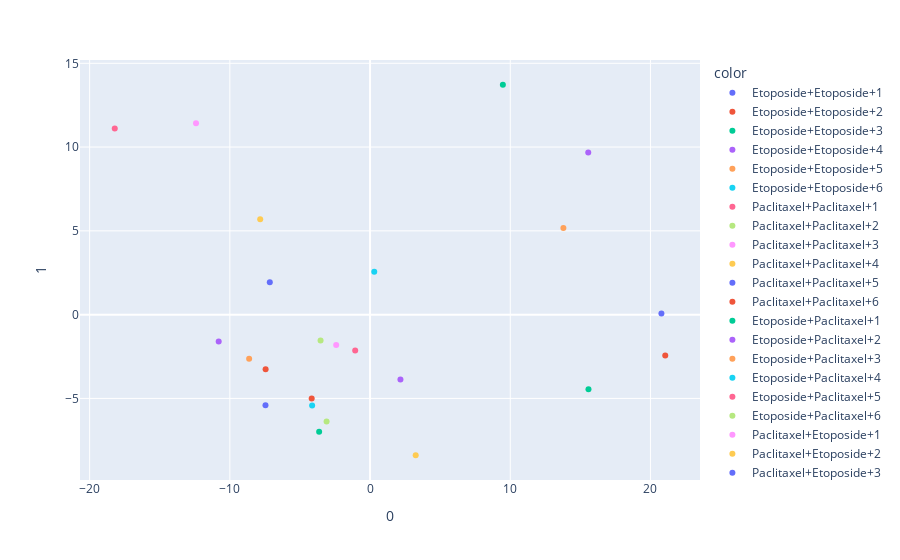

Write notebook code for a chart like this one.
### Code cell
#visualization(not the main work; just for getting an intuition)
#pca model

import pandas as pd
import plotly.express as px
from sklearn.decomposition import PCA
from sklearn.preprocessing import StandardScaler


X_drug = e_and_p.iloc[:, 2:240].values

X_drug = StandardScaler().fit_transform(X_drug)

pca_drug = PCA(n_components=2)
components = pca_drug.fit_transform(X_drug)



fig = px.scatter(components, x=0, y=1, color=e_and_p['drug_name'])
fig.show()

### Figure 1 — Plotly figure (JSON) as saved in the notebook; plotly's stock layout.template omitted (floating-point values rounded to 4 significant figures)
{"data": [{"hovertemplate": "color=Etoposide+Etoposide+1<br>0=%{x}<br>1=%{y}<extra></extra>", "legendgroup": "Etoposide+Etoposide+1", "marker": {"color": "#636efa", "symbol": "circle"}, "mode": "markers", "name": "Etoposide+Etoposide+1", "orientation": "v", "showlegend": true, "type": "scatter", "x": [20.78], "xaxis": "x", "y": [0.06757], "yaxis": "y"}, {"hovertemplate": "color=Etoposide+Etoposide+2<br>0=%{x}<br>1=%{y}<extra></extra>", "legendgroup": "Etoposide+Etoposide+2", "marker": {"color": "#EF553B", "symbol": "circle"}, "mode": "markers", "name": "Etoposide+Etoposide+2", "orientation": "v", "showlegend": true, "type": "scatter", "x": [21.06], "xaxis": "x", "y": [-2.439], "yaxis": "y"}, {"hovertemplate": "color=Etoposide+Etoposide+3<br>0=%{x}<br>1=%{y}<extra></extra>", "legendgroup": "Etoposide+Etoposide+3", "marker": {"color": "#00cc96", "symbol": "circle"}, "mode": "markers", "name": "Etoposide+Etoposide+3", "orientation": "v", "showlegend": true, "type": "scatter", "x": [15.58], "xaxis": "x", "y": [-4.457], "yaxis": "y"}, {"hovertemplate": "color=Etoposide+Etoposide+4<br>0=%{x}<br>1=%{y}<extra></extra>", "legendgroup": "Etoposide+Etoposide+4", "marker": {"color": "#ab63fa", "symbol": "circle"}, "mode": "markers", "name": "Etoposide+Etoposide+4", "orientation": "v", "showlegend": true, "type": "scatter", "x": [2.167], "xaxis": "x", "y": [-3.878], "yaxis": "y"}, {"hovertemplate": "color=Etoposide+Etoposide+5<br>0=%{x}<br>1=%{y}<extra></extra>", "legendgroup": "Etoposide+Etoposide+5", "marker": {"color": "#FFA15A", "symbol": "circle"}, "mode": "markers", "name": "Etoposide+Etoposide+5", "orientation": "v", "showlegend": true, "type": "scatter", "x": [-8.624], "xaxis": "x", "y": [-2.635], "yaxis": "y"}, {"hovertemplate": "color=Etoposide+Etoposide+6<br>0=%{x}<br>1=%{y}<extra></extra>", "legendgroup": "Etoposide+Etoposide+6", "marker": {"color": "#19d3f3", "symbol": "circle"}, "mode": "markers", "name": "Etoposide+Etoposide+6", "orientation": "v", "showlegend": true, "type": "scatter", "x": [-4.13], "xaxis": "x", "y": [-5.416], "yaxis": "y"}, {"hovertemplate": "color=Paclitaxel+Paclitaxel+1<br>0=%{x}<br>1=%{y}<extra></extra>", "legendgroup": "Paclitaxel+Paclitaxel+1", "marker": {"color": "#FF6692", "symbol": "circle"}, "mode": "markers", "name": "Paclitaxel+Paclitaxel+1", "orientation": "v", "showlegend": true, "type": "scatter", "x": [-18.21], "xaxis": "x", "y": [11.11], "yaxis": "y"}, {"hovertemplate": "color=Paclitaxel+Paclitaxel+2<br>0=%{x}<br>1=%{y}<extra></extra>", "legendgroup": "Paclitaxel+Paclitaxel+2", "marker": {"color": "#B6E880", "symbol": "circle"}, "mode": "markers", "name": "Paclitaxel+Paclitaxel+2", "orientation": "v", "showlegend": true, "type": "scatter", "x": [-3.529], "xaxis": "x", "y": [-1.538], "yaxis": "y"}, {"hovertemplate": "color=Paclitaxel+Paclitaxel+3<br>0=%{x}<br>1=%{y}<extra></extra>", "legendgroup": "Paclitaxel+Paclitaxel+3", "marker": {"color": "#FF97FF", "symbol": "circle"}, "mode": "markers", "name": "Paclitaxel+Paclitaxel+3", "orientation": "v", "showlegend": true, "type": "scatter", "x": [-12.41], "xaxis": "x", "y": [11.42], "yaxis": "y"}, {"hovertemplate": "color=Paclitaxel+Paclitaxel+4<br>0=%{x}<br>1=%{y}<extra></extra>", "legendgroup": "Paclitaxel+Paclitaxel+4", "marker": {"color": "#FECB52", "symbol": "circle"}, "mode": "markers", "name": "Paclitaxel+Paclitaxel+4", "orientation": "v", "showlegend": true, "type": "scatter", "x": [-7.835], "xaxis": "x", "y": [5.69], "yaxis": "y"}, {"hovertemplate": "color=Paclitaxel+Paclitaxel+5<br>0=%{x}<br>1=%{y}<extra></extra>", "legendgroup": "Paclitaxel+Paclitaxel+5", "marker": {"color": "#636efa", "symbol": "circle"}, "mode": "markers", "name": "Paclitaxel+Paclitaxel+5", "orientation": "v", "showlegend": true, "type": "scatter", "x": [-7.151], "xaxis": "x", "y": [1.931], "yaxis": "y"}, {"hovertemplate": "color=Paclitaxel+Paclitaxel+6<br>0=%{x}<br>1=%{y}<extra></extra>", "legendgroup": "Paclitaxel+Paclitaxel+6", "marker": {"color": "#EF553B", "symbol": "circle"}, "mode": "markers", "name": "Paclitaxel+Paclitaxel+6", "orientation": "v", "showlegend": true, "type": "scatter", "x": [-7.45], "xaxis": "x", "y": [-3.255], "yaxis": "y"}, {"hovertemplate": "color=Etoposide+Paclitaxel+1<br>0=%{x}<br>1=%{y}<extra></extra>", "legendgroup": "Etoposide+Paclitaxel+1", "marker": {"color": "#00cc96", "symbol": "circle"}, "mode": "markers", "name": "Etoposide+Paclitaxel+1", "orientation": "v", "showlegend": true, "type": "scatter", "x": [9.474], "xaxis": "x", "y": [13.72], "yaxis": "y"}, {"hovertemplate": "color=Etoposide+Paclitaxel+2<br>0=%{x}<br>1=%{y}<extra></extra>", "legendgroup": "Etoposide+Paclitaxel+2", "marker": {"color": "#ab63fa", "symbol": "circle"}, "mode": "markers", "name": "Etoposide+Paclitaxel+2", "orientation": "v", "showlegend": true, "type": "scatter", "x": [15.56], "xaxis": "x", "y": [9.678], "yaxis": "y"}, {"hovertemplate": "color=Etoposide+Paclitaxel+3<br>0=%{x}<br>1=%{y}<extra></extra>", "legendgroup": "Etoposide+Paclitaxel+3", "marker": {"color": "#FFA15A", "symbol": "circle"}, "mode": "markers", "name": "Etoposide+Paclitaxel+3", "orientation": "v", "showlegend": true, "type": "scatter", "x": [13.79], "xaxis": "x", "y": [5.163], "yaxis": "y"}, {"hovertemplate": "color=Etoposide+Paclitaxel+4<br>0=%{x}<br>1=%{y}<extra></extra>", "legendgroup": "Etoposide+Paclitaxel+4", "marker": {"color": "#19d3f3", "symbol": "circle"}, "mode": "markers", "name": "Etoposide+Paclitaxel+4", "orientation": "v", "showlegend": true, "type": "scatter", "x": [0.2998], "xaxis": "x", "y": [2.562], "yaxis": "y"}, {"hovertemplate": "color=Etoposide+Paclitaxel+5<br>0=%{x}<br>1=%{y}<extra></extra>", "legendgroup": "Etoposide+Paclitaxel+5", "marker": {"color": "#FF6692", "symbol": "circle"}, "mode": "markers", "name": "Etoposide+Paclitaxel+5", "orientation": "v", "showlegend": true, "type": "scatter", "x": [-1.06], "xaxis": "x", "y": [-2.14], "yaxis": "y"}, {"hovertemplate": "color=Etoposide+Paclitaxel+6<br>0=%{x}<br>1=%{y}<extra></extra>", "legendgroup": "Etoposide+Paclitaxel+6", "marker": {"color": "#B6E880", "symbol": "circle"}, "mode": "markers", "name": "Etoposide+Paclitaxel+6", "orientation": "v", "showlegend": true, "type": "scatter", "x": [-3.1], "xaxis": "x", "y": [-6.376], "yaxis": "y"}, {"hovertemplate": "color=Paclitaxel+Etoposide+1<br>0=%{x}<br>1=%{y}<extra></extra>", "legendgroup": "Paclitaxel+Etoposide+1", "marker": {"color": "#FF97FF", "symbol": "circle"}, "mode": "markers", "name": "Paclitaxel+Etoposide+1", "orientation": "v", "showlegend": true, "type": "scatter", "x": [-2.415], "xaxis": "x", "y": [-1.81], "yaxis": "y"}, {"hovertemplate": "color=Paclitaxel+Etoposide+2<br>0=%{x}<br>1=%{y}<extra></extra>", "legendgroup": "Paclitaxel+Etoposide+2", "marker": {"color": "#FECB52", "symbol": "circle"}, "mode": "markers", "name": "Paclitaxel+Etoposide+2", "orientation": "v", "showlegend": true, "type": "scatter", "x": [3.256], "xaxis": "x", "y": [-8.393], "yaxis": "y"}, {"hovertemplate": "color=Paclitaxel+Etoposide+3<br>0=%{x}<br>1=%{y}<extra></extra>", "legendgroup": "Paclitaxel+Etoposide+3", "marker": {"color": "#636efa", "symbol": "circle"}, "mode": "markers", "name": "Paclitaxel+Etoposide+3", "orientation": "v", "showlegend": true, "type": "scatter", "x": [-7.459], "xaxis": "x", "y": [-5.408], "yaxis": "y"}, {"hovertemplate": "color=Paclitaxel+Etoposide+4<br>0=%{x}<br>1=%{y}<extra></extra>", "legendgroup": "Paclitaxel+Etoposide+4", "marker": {"color": "#EF553B", "symbol": "circle"}, "mode": "markers", "name": "Paclitaxel+Etoposide+4", "orientation": "v", "showlegend": true, "type": "scatter", "x": [-4.163], "xaxis": "x", "y": [-5.005], "yaxis": "y"}, {"hovertemplate": "color=Paclitaxel+Etoposide+5<br>0=%{x}<br>1=%{y}<extra></extra>", "legendgroup": "Paclitaxel+Etoposide+5", "marker": {"color": "#00cc96", "symbol": "circle"}, "mode": "markers", "name": "Paclitaxel+Etoposide+5", "orientation": "v", "showlegend": true, "type": "scatter", "x": [-3.631], "xaxis": "x", "y": [-6.99], "yaxis": "y"}, {"hovertemplate": "color=Paclitaxel+Etoposide+6<br>0=%{x}<br>1=%{y}<extra></extra>", "legendgroup": "Paclitaxel+Etoposide+6", "marker": {"color": "#ab63fa", "symbol": "circle"}, "mode": "markers", "name": "Paclitaxel+Etoposide+6", "orientation": "v", "showlegend": true, "type": "scatter", "x": [-10.8], "xaxis": "x", "y": [-1.6], "yaxis": "y"}], "layout": {"legend": {"title": {"text": "color"}, "tracegroupgap": 0}, "margin": {"t": 60}, "xaxis": {"anchor": "y", "domain": [0, 1], "title": {"text": "0"}}, "yaxis": {"anchor": "x", "domain": [0, 1], "title": {"text": "1"}}}}
